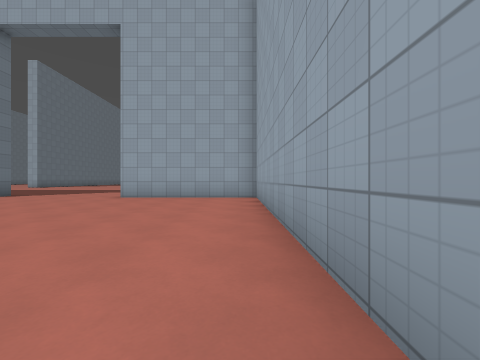
View 1 (above)

24 first-person views from a walk through a Godot game level. The camera is 1.2 m above the floor, looks level and sees 90° across. The floor is counted in squares, 2.25 m on a side. Each view is taken from the middle of a square. On the plan, view 1 faces up. The plan holds only what a view shows up to about 9 squares ahead; the rest is blank. The place goes on beyond the plan. Some surface patterns are stand-ins.

View 2
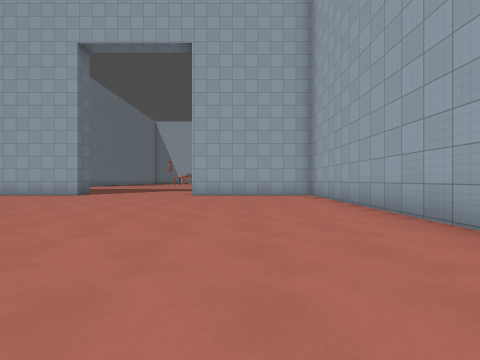

View 3
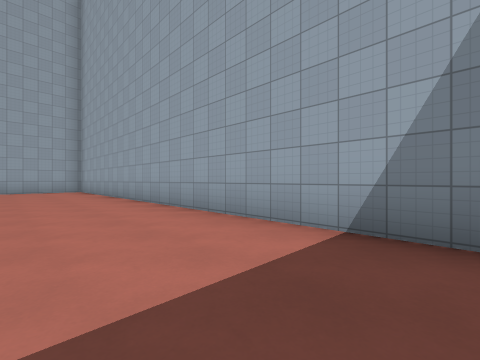

View 4
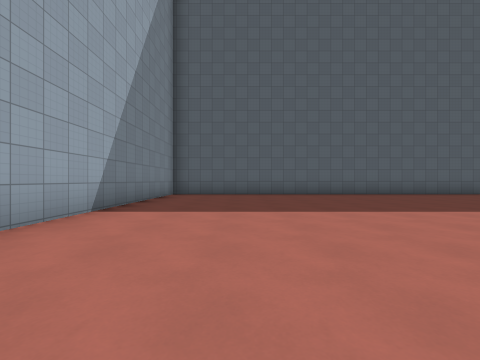

View 5
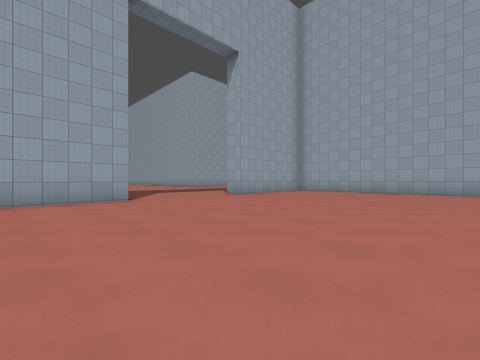

View 6
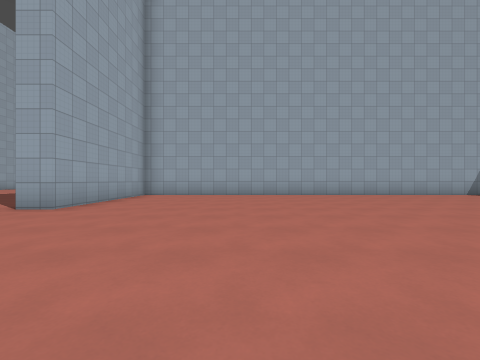

View 7
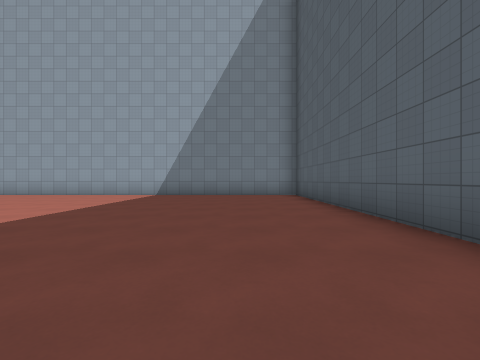

View 8
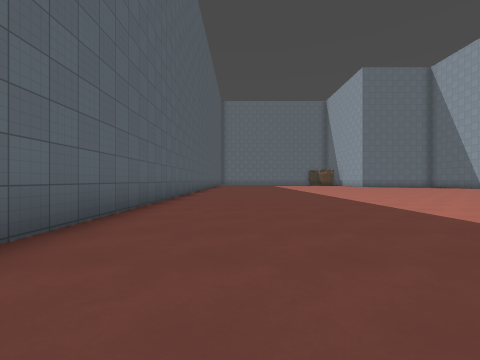

View 9
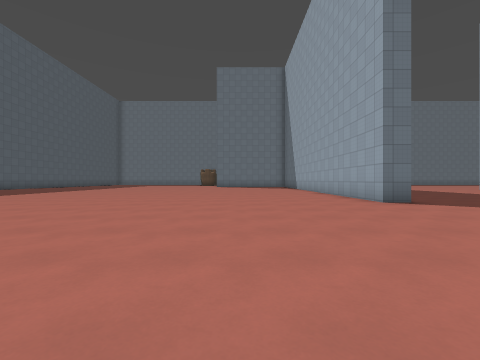

View 10
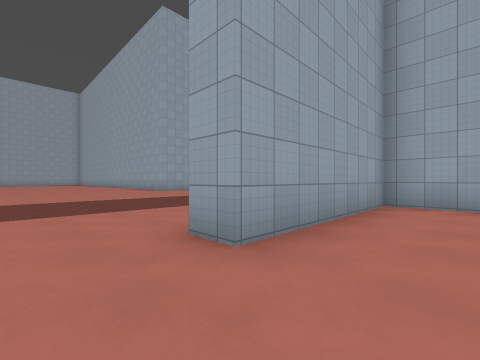

View 11
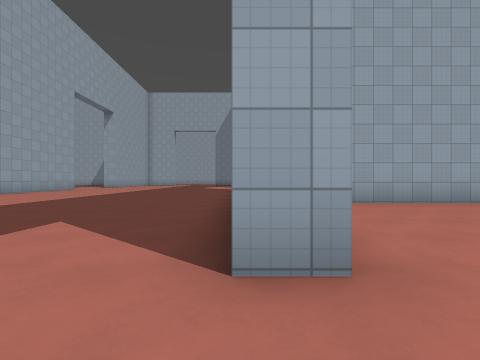

View 12
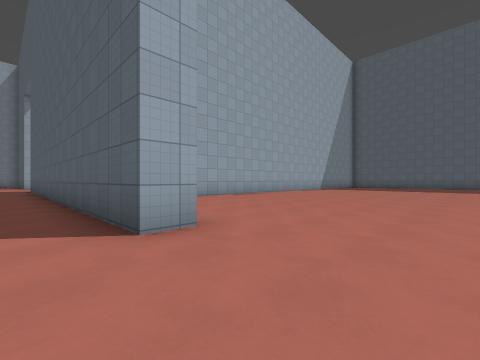

View 13
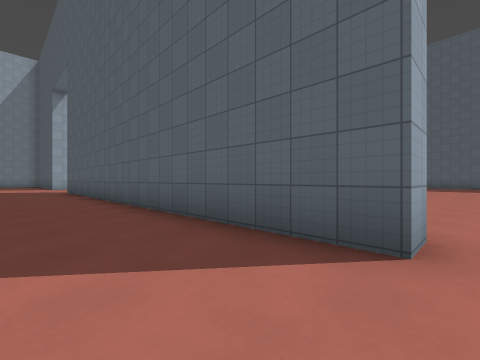

View 14
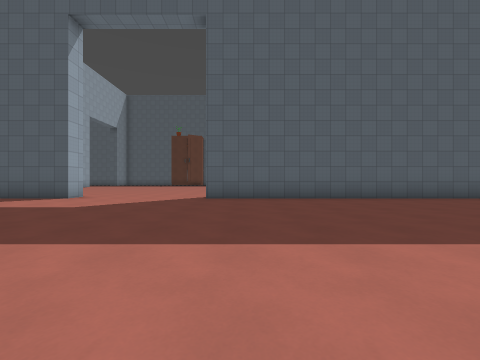

View 15
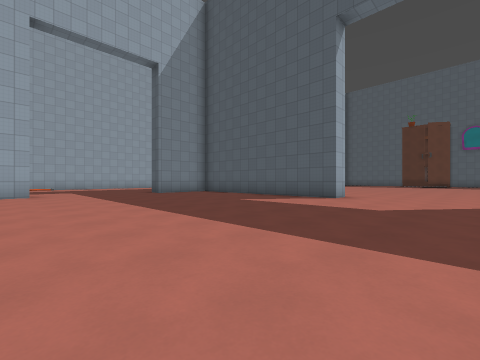

View 16
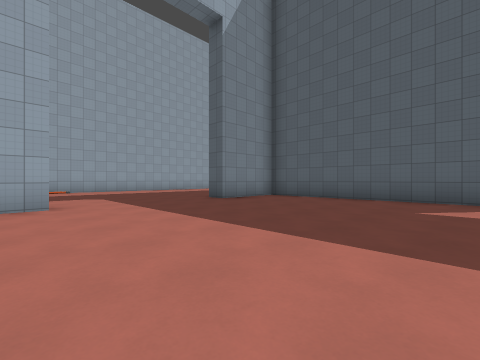

View 17
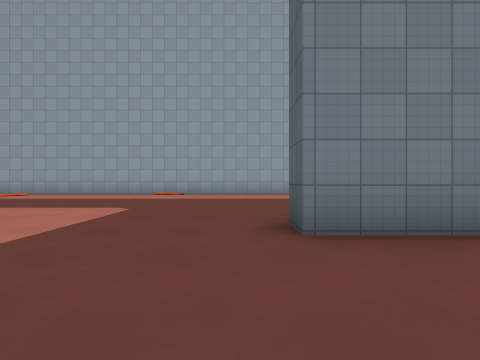

View 18
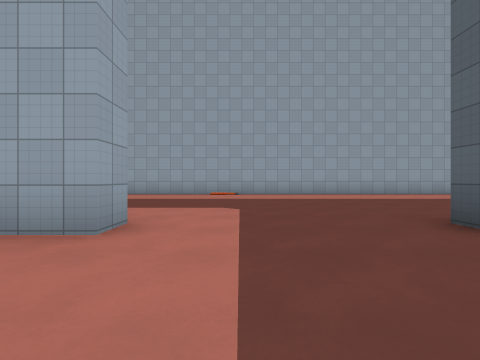

View 19
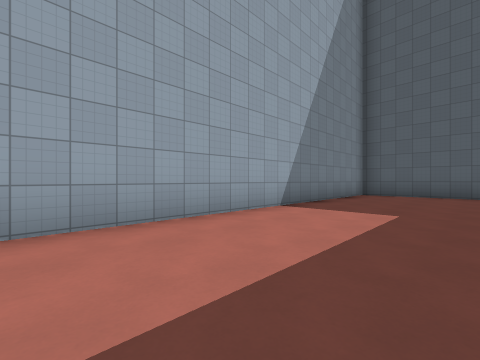

View 20
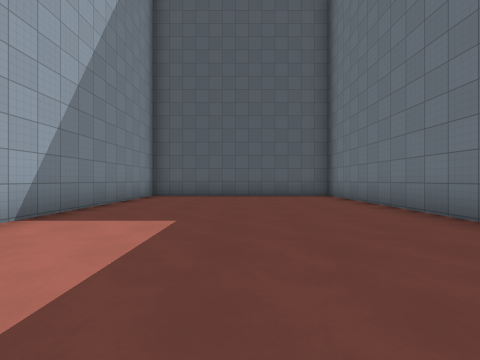

View 21
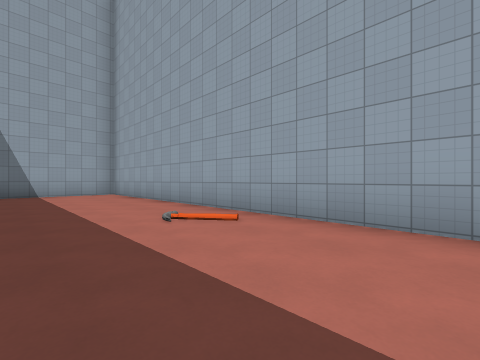

View 22
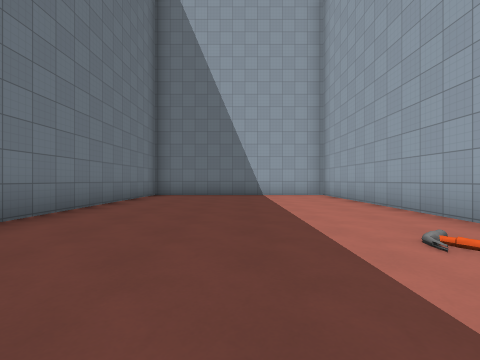

View 23
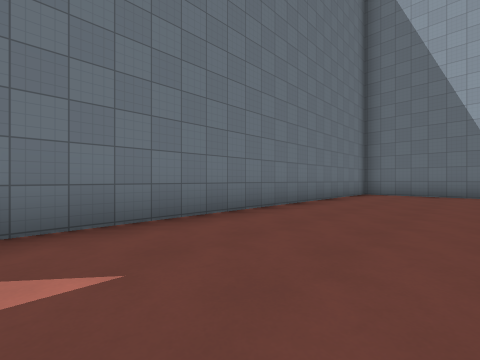

View 24
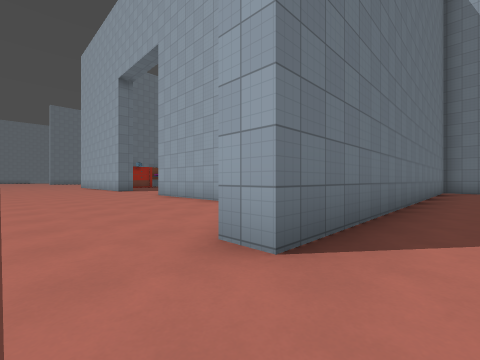

### Floor plan
Points are (right, up) in squares from view 1. A wall is a line through its corners. A room is listed if a view was taken in it or the views show most of it. See-through windows are left out.
Room 1 (views 1, 2, 3, 4, 5, 6, 7, 8, 9, 10)
walls: (-7.7, 7.4) (-10.5, 7.4); (-10.5, -9) (0.5, -9) (0.5, 7.4) (-3.7, 7.4)
ways out: opening at (-6, 7.2) to room 2
Room 2 (views 11, 12, 13, 14, 15, 16, 17, 18, 19, 20, 21, 22, 23, 24)
walls: (15.4, 17) (12, 17); (12, 7.4) (12, 8) (18.3, 8) (18.3, 10.4) (19, 10.4); (-3.7, 7.4) (-3.7, 8) (8, 8); (-7.7, 8.1) (-7.7, 7.4); (19, 5) (19, -0.1) (25, -0.1) (25, 25.5) (19, 25.5) (19, 14.4) (18.3, 14.4) (18.3, 15.4)
ways out: opening at (-6, 7.2) to room 1; opening at (8.5, 6.3); opening at (9, 16.2)

Positions as (right, up) in squares from view 1, and headings:
1: (0, 0), facing up
2: (-2, -1), facing up
3: (-2, -5), facing up-right
4: (-2, 0), facing down
5: (-10, 1), facing up-right
6: (-8, 4), facing right
7: (-8, -7), facing right
8: (-2, -7), facing left
9: (-2, 4), facing left
10: (-5, 6), facing up-right
11: (-5, 8), facing right
12: (-6, 9), facing down-right
13: (-4, 10), facing down-right
14: (7, 15), facing down
15: (9, 15), facing down-right
16: (13, 15), facing down-right
17: (16, 11), facing right
18: (16, 13), facing right
19: (22, 9), facing down-right
20: (22, 8), facing down
21: (22, 16), facing up-right
22: (22, 17), facing up
23: (22, 16), facing up-left
24: (20, 13), facing up-left
